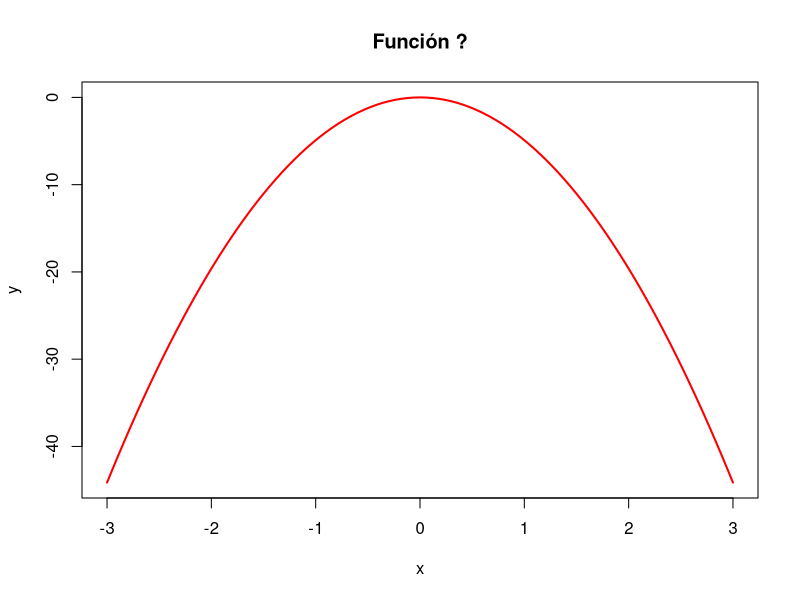

Recreate this plot in R.
## ---- chunk 1
y<-function(t){-9.81/2*(t^2)}
plot(y,from=-3,to=3, lwd=2,col="red", main="Función ?")
